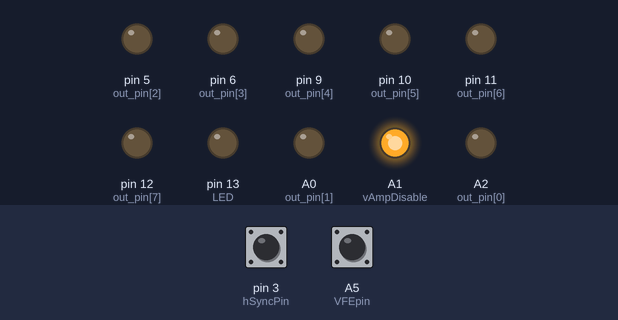
A sketch run on a simulated Arduino Nano, built with avr-gcc and run on an emulated ATmega328P. Parts: output pins drawn as LEDs (lit = HIGH). The inputs (shaded band) are chosen by the test bench; at power-on: A5 (VFEpin) HIGH, pin 3 (hSyncPin) HIGH.

Above: at 1.2 s.
1.3 s: A5 (VFEpin) pulled LOW for 0.15 s
At 1.6 s:
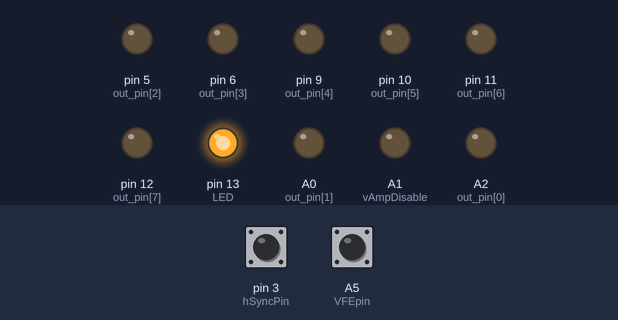
Timing chart, 0 to 4.3 s (numbered marks = the images above; inputs shaded):
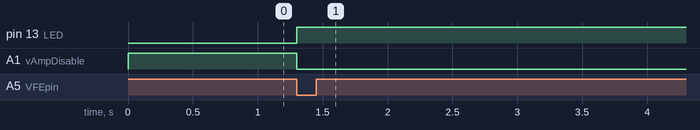

The sketch:

Nano-All_int.ino
```cpp
/*
CoinOp Connect - PC to NON-JAMMA interface board for genuine, dedicated arcade cabinets.

Arduino NANO

This sketch reads outputs signals from Howard Casto's Mamehooker, monitors sync frequency
and enables video amplifier.

Here is an example of mamehooker .ini code:(messages sent to Arduino serial port COM4)

[General]
MameStart=cmo 4 baud=9600_parity=N_data=8_stop=1
MameStop=cmc 4
StateChange=
OnRotate=
OnPause=
[KeyStates]
RefreshTime=
[Output]
lamp0=
lamp1=cmw 4 1., cmw 4 %s%, cmw 4 x
lamp2=cmw 4 2., cmw 4 %s%, cmw 4 x
lamp3=cmw 4 3., cmw 4 %s%, cmw 4 x

by Barito, 2023 (last update oct 2023)
*/

//Define which video signal your monitor support (options: CGA, EGA or VGA)
#define CGA

#define OUTPUTS 8

int rID;
int value;

int periodSum;
int periodIst;
int sCounter;
int fq;
int fCounter;
unsigned long fStart;
unsigned long fEnd;
const int samples = 200;
boolean enableState;
boolean prevEnState;

//digital out 1 is connected to Arduino pin A2. Digital out 2 is connected to Arduino pin A0. Digital out 3 ... you say!
const int out_pin[] = {A2, A0, 5, 6, 9, 10, 11, 12};

const byte hSyncPin = 3;//interrupt pin
const byte vSyncPin = 2;//interrupt pin (unused)
const byte LED = 13;
const byte vAmpDisable = A1;
const byte VFEpin = A5;
boolean VFEstate;
boolean VFE; //video force enable flag
unsigned long VFEdbTime;

void setup() {
  for (int j = 0; j < OUTPUTS; j++){
    pinMode(out_pin[j], OUTPUT);
  }
  pinMode(vAmpDisable, OUTPUT); //VIDEO AMP DISABLE
  pinMode(LED, OUTPUT);//BUILT-IN LED
  pinMode(hSyncPin, INPUT_PULLUP); //H-SYNC MEASURE
  pinMode(vSyncPin, INPUT_PULLUP); //V-SYNC MEASURE (unused)
  pinMode(VFEpin, INPUT_PULLUP); //VFE toggle switch
  #ifdef CGA
    fq = 50; //15KHZ - default, 63 us (CGA)
  #endif
  #ifdef EGA
    fq = 30; //25KHZ - 40 us (EGA)
  #endif
  #ifdef VGA
    fq = 10; //31KHZ - 32 us (VGA)
  #endif
  digitalWrite(vAmpDisable, HIGH);
  digitalWrite(LED, LOW);
  VFEstate = digitalRead(VFEpin);
  VFE = 0;//video output not forced to enable
  attachInterrupt(digitalPinToInterrupt(hSyncPin), FreqCalc, FALLING);
  Serial.begin(9600);
}

void loop(){
  DigitalOut();
  VFEset();
  if(VFE == 1){
    digitalWrite(vAmpDisable, LOW); //ENABLE
    digitalWrite(LED, HIGH);
  }
}

void VFEset(){
  if (millis()-VFEdbTime > 400 /*long enought delay time*/ && digitalRead(VFEpin) !=  VFEstate){
    VFEstate = !VFEstate;
    VFEdbTime = millis();
    if(VFEstate == LOW){//toggle Video Force Enable flag
      VFE = !VFE;
    }
  }
}

void DigitalOut(){
  while (Serial.available()>0){
    rID = Serial.parseInt();    //first byte (output ID number)
    value = Serial.parseInt();  //second byte (output state)
    if (Serial.read() == 'x'){  //third byte (end of message)
      if(rID >0 && rID <=OUTPUTS){
        digitalWrite(out_pin[rID-1], value);
      }
    }
  }
}

void FreqCalc(){
  if(VFE == 0){
    fCounter++;
    if(fCounter > samples){
      fEnd = micros();
      if((fEnd - fStart)/samples > fq){
        enableState = 1;
      }
      else {
        enableState = 0;
      }
      if (enableState != prevEnState){//take action on state change only
        prevEnState = enableState;
        digitalWrite(vAmpDisable, !enableState);
        digitalWrite(LED, enableState);
      }
      //Serial.println((fEnd - fStart)/samples);
      fCounter = 0;//reset counter
      fStart = micros();//reset time
    }
  }
}
```

Measured:
- after the input at 1.3 s, pin 13 (LED): LOW → HIGH at once; A1 (vAmpDisable): HIGH → LOW at once
